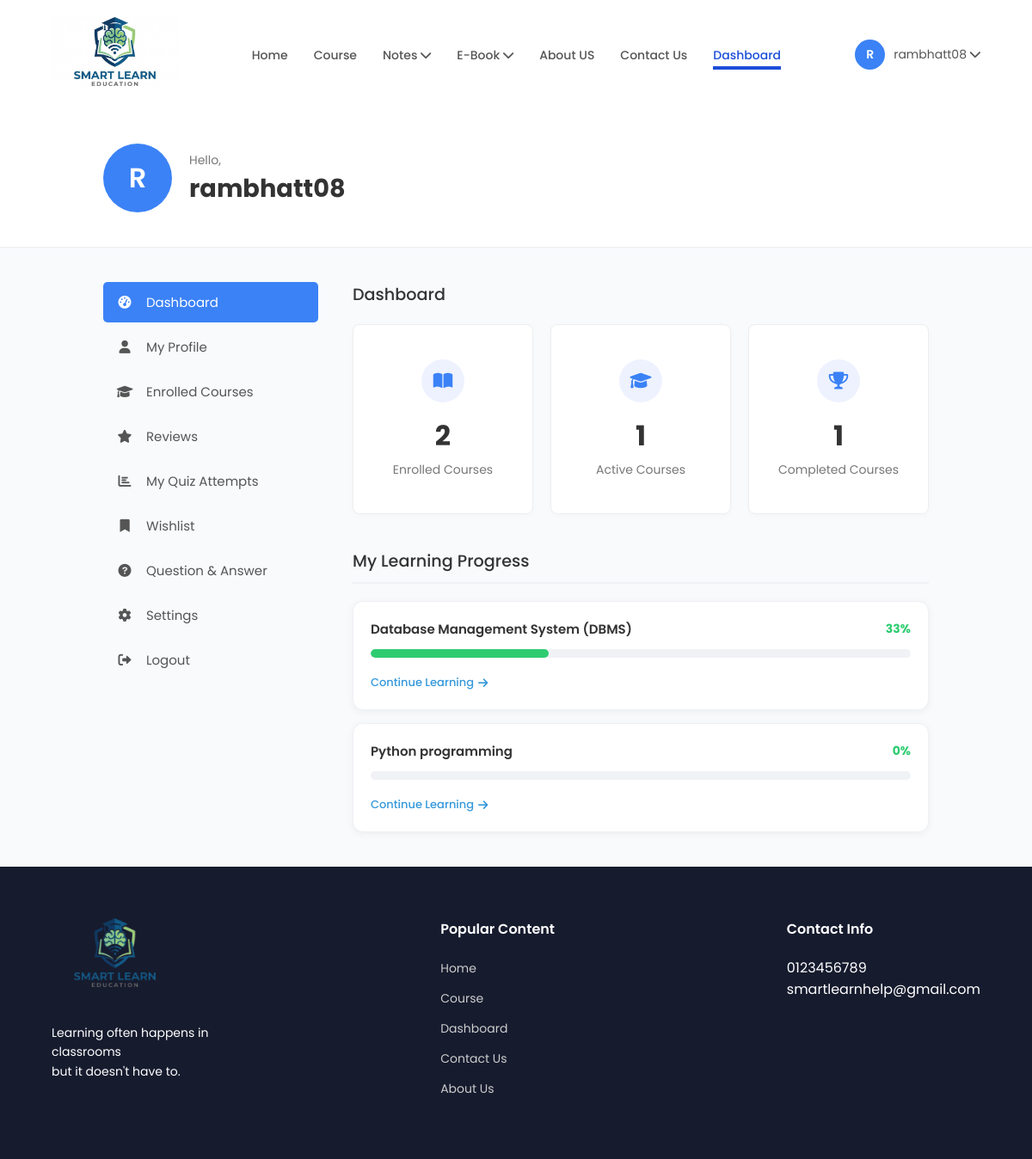
Page /student-dashboard.php (signed in) on the committed database.
### tables this page shows
CREATE TABLE `courses` (
  `id` int(11) UNSIGNED NOT NULL,
  `title` varchar(255) NOT NULL,
  `description` text DEFAULT NULL,
  `level` varchar(50) DEFAULT 'Beginner',
  `thumbnail` varchar(255) DEFAULT NULL,
  `total_enrolled` int(11) DEFAULT 0,
  `created_at` timestamp NOT NULL DEFAULT current_timestamp()
);

### db_connect.php (called while the page is built, shortened)
<?php
function getCourseProgress($conn, $user_id, $course_id) {
    $total_stmt = $conn->prepare("SELECT COUNT(*) as total FROM course_lectures WHERE course_id = ?");
    $total_stmt->bind_param("i", $course_id);
    $total_stmt->execute();
    $total_lectures = $total_stmt->get_result()->fetch_assoc()['total'];
    $comp_stmt = $conn->prepare("SELECT COUNT(*) as completed FROM video_progress
                                 WHERE user_id = ? AND course_id = ? AND is_completed = 1");
    $comp_stmt->bind_param("ii", $user_id, $course_id);
    $comp_stmt->execute();
    $completed_lectures = $comp_stmt->get_result()->fetch_assoc()['completed'];
    return round(($completed_lectures / $total_lectures) * 100);
}
?>

### student-dashboard.php (the view, shortened to what this page needs)
<?php
require 'db_connect.php';
$user_id = $_SESSION['user_id'];
$sql_total = "SELECT COUNT(*) as total
              FROM enrollments e
              JOIN courses c ON e.course_id = c.id
              WHERE e.user_id = $user_id";
$res_total = $conn->query($sql_total);
$enrolled_count = $res_total->fetch_assoc()['total'];
$sql_active = "SELECT COUNT(*) as total
               FROM enrollments e
               JOIN courses c ON e.course_id = c.id
               WHERE e.user_id = $user_id AND e.status = 'active'";
$res_active = $conn->query($sql_active);
$active_count = $res_active->fetch_assoc()['total'];
$sql_completed = "SELECT COUNT(*) as total
                  FROM enrollments e
                  JOIN courses c ON e.course_id = c.id
                  WHERE e.user_id = $user_id AND e.status = 'completed'";
$res_completed = $conn->query($sql_completed);
$completed_count = $res_completed->fetch_assoc()['total'];
$sql_prog = "SELECT c.id, c.title FROM enrollments e
             JOIN courses c ON e.course_id = c.id
             WHERE e.user_id = $user_id";
$res_prog = $conn->query($sql_prog);
?>
<!DOCTYPE html>
<html lang="en">
<head>
    <link rel="stylesheet" href="https://cdnjs.cloudflare.com/ajax/libs/font-awesome/6.0.0/css/all.min.css">
    <link rel="stylesheet" href="style.css">
</head>
<body>
<nav class="navbar dashboard-nav">
    <div class="logo">
        <a href="#"><img src="imgs/logo.jpg" alt="Smart Learn Logo"></a>
    </div>
    <ul class="nav-links">
        <li><a href="index.php">Home</a></li>
        <li><a href="courses.php">Course</a></li>
        <li class="dropdown-parent">
            <a href="#">Notes <i class="fas fa-chevron-down"></i></a>
        </li>
        <li class="dropdown-parent">
            <a href="#">E-Book <i class="fas fa-chevron-down"></i></a>
        </li>
        <li><a href="about.html">About US</a></li>
        <li><a href="contact.php">Contact Us</a></li>
        <li><a href="#" class="active">Dashboard</a></li>
    </ul>
    <div class="user-profile dropdown-parent">
        <div class="profile-trigger">
            <div class="avatar-circle">
                <?php echo strtoupper(substr($_SESSION['user_name'], 0, 1)); ?>
            </div>
            <span>
                <?php echo htmlspecialchars($_SESSION['user_name']); ?>
                <i class="fas fa-chevron-down"></i>
            </span>
        </div>
    </div>
</nav>
<header class="dash-header">
    <div class="big-avatar">
        <?php echo strtoupper(substr($_SESSION['user_name'], 0, 1)); ?>
    </div>
    <div class="welcome-text">
        <span>Hello,</span>
        <h2><?php echo htmlspecialchars($_SESSION['user_name']); ?></h2>
    </div>
</header>
<div class="dashboard-container">
    <aside class="sidebar">
        <ul>
            <li><a href="student-dashboard.php" class="active"><i class="fas fa-tachometer-alt"></i> Dashboard</a></li>
            <li><a href="student_profile.php"><i class="fas fa-user"></i> My Profile</a></li>
            <li><a href="my_courses.php"><i class="fas fa-graduation-cap"></i> Enrolled Courses</a></li>
            <li><a href="reviews.php"><i class="fas fa-star"></i> Reviews</a></li>
            <li><a href="quiz_attempts.php"><i class="fas fa-chart-bar"></i> My Quiz Attempts</a></li>
            <li><a href="wishlist.php"><i class="fas fa-bookmark"></i> Wishlist</a></li>
            <li><a href="question-answer.php"><i class="fas fa-question-circle"></i> Question & Answer</a></li>
            <li><a href="settings.php"><i class="fas fa-cog"></i> Settings</a></li>
            <li><a href="logout.php"><i class="fas fa-sign-out-alt"></i> Logout</a></li>
        </ul>
    </aside>
    <main class="dash-content">
        <h3>Dashboard</h3>
        <div class="stats-grid">
            <div class="stat-card">
                <div class="icon-box blue-icon"><i class="fas fa-book-open"></i></div>
                <h2><?php echo $enrolled_count; ?></h2>
                <p>Enrolled Courses</p>
            </div>
            <div class="stat-card">
                <div class="icon-box blue-icon"><i class="fas fa-graduation-cap"></i></div>
                <h2><?php echo $active_count; ?></h2>
                <p>Active Courses</p>
            </div>
            <div class="stat-card">
                <div class="icon-box blue-icon"><i class="fas fa-trophy"></i></div>
                <h2><?php echo $completed_count; ?></h2>
                <p>Completed Courses</p>
            </div>
        </div>
        <h3 class="progress-section-title">My Learning Progress</h3>
        <div class="progress-card-container">
            <?php if ($res_prog->num_rows > 0): ?>
                <?php while($course_row = $res_prog->fetch_assoc()):
                    $p_val = getCourseProgress($conn, $user_id, $course_row['id']);
                ?>
                <div class="prog-card">
                    <div class="prog-info">
                        <h4><?php echo htmlspecialchars($course_row['title']); ?></h4>
                        <span class="prog-percent"><?php echo $p_val; ?>%</span>
                    </div>
                    <div class="bar-bg">
                        <div class="bar-fill" style="width: <?php echo $p_val; ?>%;"></div>
                    </div>
                    <a href="course_player.php?course_id=<?php echo $course_row['id']; ?>" class="btn-continue">
                        Continue Learning <i class="fas fa-arrow-right"></i>
                    </a>
                </div>
                <?php endwhile; ?>
            <?php else: ?>
                <div style="background: white; padding: 20px; border-radius: 12px; color: #888; text-align:center;">
                    No courses enrolled yet. <a href="courses.php" style="color:#3498db;">Explore Courses</a>
                </div>
            <?php endif; ?>
        </div>
    </main>
</div>
<footer class="footer">
    <div class="footer-col">
        <img src="imgs/1.png" alt="Smart Learn" class="footer-logo">
        <p class="slogan">Learning often happens in<br> classrooms <br> but it doesn't have to.</p>
    </div>
    <div class="footer-col">
        <h4>Popular Content</h4>
        <ul>
            <li><a href="index.php">Home</a></li>
            <li><a href="courses.php">Course</a></li>
            <li><a href="student-dashboard.php">Dashboard</a></li>
            <li><a href="contact.php">Contact Us</a></li>
            <li><a href="about.html">About Us</a></li>
        </ul>
    </div>
    <div class="footer-col">
        <h4>Contact Info</h4>
        <p>0123456789</p>
        <p>smartlearnhelp@gmail.com</p>
    </div>
</footer>
</body>
</html>

### style.css (style rules this page uses)
:root { --primary-blue: #1d4ed8; --accent-blue: #2563eb; --bg-purple: #8b5cf6; --text-dark: #1e293b; --text-light: #64748b; --white: #ffffff; }
* { margin: 0; padding: 0; box-sizing: border-box; font-family: 'Poppins', sans-serif; }
body { background-color: #f8fafc; color: var(--text-dark); overflow-x: hidden; }
a { text-decoration: none; color: inherit; }
ul { list-style: none; }
.navbar { display: flex; justify-content: space-between; align-items: center; padding: 20px 5%; background: var(--white); }
.logo img { height: 80px; width: auto; }
.nav-links { display: flex; gap: 30px; }
.nav-links a { color: #555; font-size: 14px; font-weight: 500; }
.nav-links a.active { color: var(--primary-blue); border-bottom: 2px solid var(--primary-blue); padding-bottom: 5px; }
.nav-links a { position: relative; padding-bottom: 5px; transition: color 0.3s ease; }
.nav-links a::after { content: ""; position: absolute; left: 0; bottom: 0; width: 0; height: 2px; background-color: var(--primary-blue); transition: width 0.3s ease; }
.nav-links a:hover, .nav-links a.active { color: var(--primary-blue); }
.nav-links a:hover::after, .nav-links a.active::after { width: 100%; }
.footer { background: #161b2e; color: white; padding: 60px 5%; display: flex; justify-content: space-between; }
.footer-logo { height: 80px; width: auto; margin-bottom: 15px; }
.footer-col h4 { margin-bottom: 20px; font-weight: 600; }
.footer-col ul li { margin-bottom: 10px; }
.footer-col a { color: #ccc; font-size: 14px; }
.slogan { margin-top: 20px; font-size: 14px; line-height: 1.6; }
.user-profile { display: flex; align-items: center; gap: 10px; font-size: 14px; color: #555; cursor: pointer; }
.avatar-circle { width: 35px; height: 35px; background-color: #3b82f6; color: white; border-radius: 50%; display: flex; align-items: center; justify-content: center; font-size: 14px; font-weight: 600; }
.dash-header { display: flex; align-items: center; padding: 40px 10%; background-color: #ffffff; border-bottom: 1px solid #eee; gap: 20px; }
.big-avatar { width: 80px; height: 80px; background-color: #3b82f6; color: white; font-size: 2rem; font-weight: 600; border-radius: 50%; display: flex; align-items: center; justify-content: center; }
.welcome-text span { color: #777; font-size: 14px; }
.welcome-text h2 { color: #333; font-size: 1.8rem; }
.dashboard-container { display: flex; padding: 40px 10%; gap: 40px; min-height: 60vh; }
.sidebar { width: 250px; flex-shrink: 0; }
.sidebar ul li { margin-bottom: 5px; }
.sidebar ul li a { display: flex; align-items: center; gap: 15px; padding: 12px 15px; color: #555; font-size: 15px; border-radius: 5px; transition: 0.3s; }
.sidebar ul li a i { width: 20px; text-align: center; }
.sidebar ul li a.active, .sidebar ul li a:hover { background-color: #3b82f6; color: white; }
.dash-content { flex-grow: 1; }
.dash-content h3 { font-size: 1.2rem; margin-bottom: 20px; color: #333; font-weight: 500; }
.stats-grid { display: flex; gap: 20px; }
.stat-card { background: white; border: 1px solid #eee; padding: 40px 20px; flex: 1; border-radius: 8px; text-align: center; box-shadow: 0 2px 10px rgba(0,0,0,0.02); }
.icon-box { width: 50px; height: 50px; background-color: #eef2ff; color: #3b82f6; border-radius: 50%; display: flex; align-items: center; justify-content: center; font-size: 20px; margin: 0 auto 15px auto; }
.stat-card h2 { font-size: 2rem; color: #333; margin-bottom: 5px; }
.stat-card p { color: #777; font-size: 14px; }
.nav-links li { position: relative; padding: 10px 0; }
.user-profile { position: relative; height: 100%; display: flex; align-items: center; }
.profile-trigger { display: flex; align-items: center; gap: 10px; cursor: pointer; }

### rows in the picture
courses: title "Database Management System (DBMS)", p_val "33"
courses: title "Python programming", p_val "0"

### other values in the picture
substr($_SESSION['user_name'], 0, 1) "R"
$_SESSION['user_name'] "rambhatt08"
$enrolled_count "2"
$active_count "1"
$completed_count "1"
